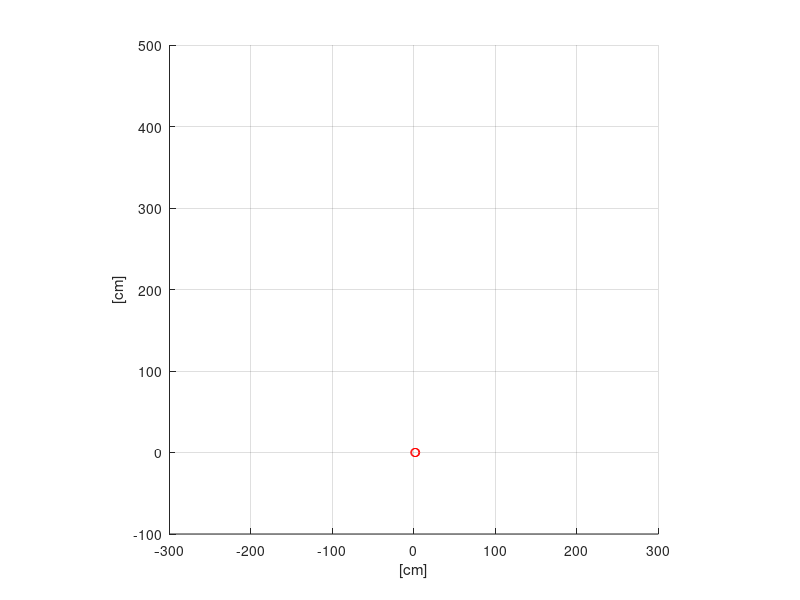

Write MATLAB code to recreate this figure. (Note: this script raises an error after producing the figure.)
close all; clear all;
v=1;dt=0.1;
figure(1);
xlabel('[cm]');ylabel('[cm]');
axis equal; axis([-300,300,-100,500]);grid;
vehi = [0,1,1,-1,-1,0;2,1,-1,-1,1,2];

hold on; plot([0,0],'ro');hold off;

[targetx1,targety1] = ginput(1);
hold on; plot(targetx1,targety1,'rp');hold off;
[targetx2,targety2] = ginput(1);
hold on;plot([targetx1,targetx2],[targety1,targety2],'ro');hold off;

tx=targetx1(1);ty=targety1(1);
theta = atan2(targety2(1)-targety1(1),targetx2(1)-targetx1(1))-pi/2;
theta*180/pi
clear targetx targety xy

xini = [0,0,tx,targetx2];
yini = [0,100,ty,targety2];
ydata = [0:v*dt*100:ty,ty];
xdatasp = interp1(yini,xini,ydata,'spline');
ab = inv([ty^3,ty^2;3*ty^2,2*ty])*[tx;tan(-theta)];
xdata = ab(1).*ydata.^3+ab(2).*ydata.^2;
plot(xini,yini,'rx',xdatasp,ydata,'.-',xdata,ydata,'.-');
xlabel('[cm]');ylabel('[cm]');
axis equal; axis([-300,300,-100,500]);grid;
legend('spline candidate','spline','cubic');
